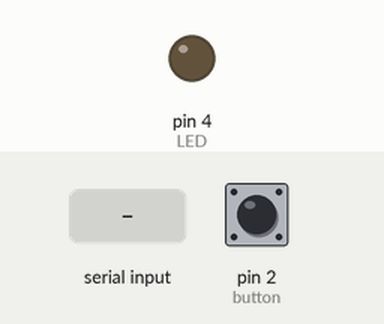
Bench run of a sketch on a simulated Arduino Uno, built with avr-gcc and run on an emulated ATmega328P. On the bench: output pins drawn as LEDs (lit = HIGH). The inputs (shaded band) are chosen by the test bench; at power-on: pin 2 (button) LOW. What the sketch prints to the serial monitor is not drawn.

Above: at 1.2 s.
1.3 s: byte 30 received over Serial
At 1.4 s:
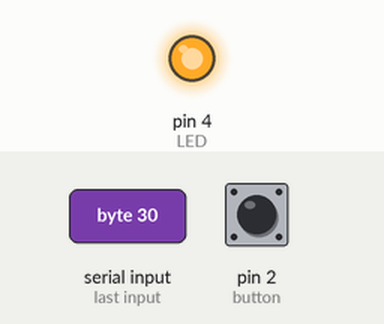
4.6 s: byte 90 received over Serial
At 5.3 s:
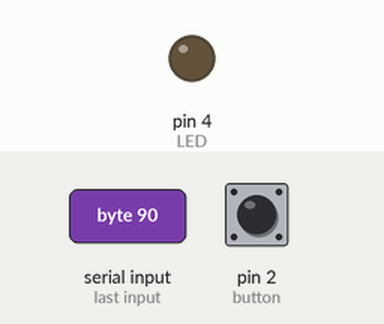
6.5 s: byte 120 received over Serial
At 6.6 s:
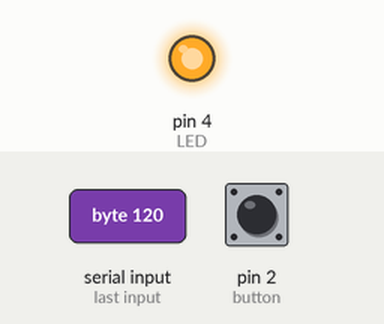
Timing chart, 0 to 9.4 s (numbered marks = the images above; inputs shaded):
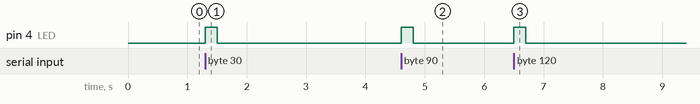

The sketch:

python_comm.ino
```cpp
// Open a serial connection and flash LED when input is received

int LED = 4;      // LED connected to digital pin 4
int button = 2;
int x;
int i = 0;
int receive[3];
void setup() {
  // Open serial connection.
  Serial.begin(9600);
  pinMode(LED, OUTPUT);
  pinMode(button, INPUT);
}

void loop() {
  while (Serial.available() > 0) {    // if data present, blink
    receive[i] = Serial.read();
    i++;
    digitalWrite(LED, HIGH);
    delay(200);
    digitalWrite(LED, LOW);
    delay(200);
  }
  if (i > 0) {
    Serial.write("yo dawg1\n");
    Serial.write(receive[2]);
    Serial.write(receive[1]);
    Serial.write(receive[0]);
    Serial.write("\n");
    Serial.write("yo dawg2\n");
    i = 0;
  }

  if (digitalRead(button) == HIGH) {
    Serial.write("Hello World\n");
    delay(150);
  }
}
```

Measured:
- after the input at 1.3 s, pin 4 (LED): LOW → HIGH at once, → LOW 0.20 s later
- after the input at 4.6 s, pin 4 (LED): LOW → HIGH at once, → LOW 0.20 s later
- after the input at 6.5 s, pin 4 (LED): LOW → HIGH at once, → LOW 0.20 s later
